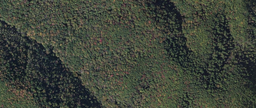
#> input picture code/CNN/Forest/F1.png, 256 x 108 px, shrunk from 1308 x 553 before the run; its folder holds only this picture in this run
$ jupyter execute --allow-errors CrossValidation_final_marjolein.ipynb   (shell and % lines are left out)   (Python 2 division)
#> lines starting #> are read from the running program, lines starting #| are printed output that depends on the picture
# Le-Net 1 based architecture

We start with 41X41 (I) after first convolution (9x9)we have 33X33 (L1). The next pooling layer reduces dimension with 3 to an output image of 11X11 with 4x4 pooling kernels (L2). Then we apply different types of convolution 4x4 kernels on the L2 layer resulting in 8x8 (L3) . Then followed by pooling 2X2 resulting in 4x4 output map (L4). So we have 16 connection for each element in layer L4 (which depend on the amount of different Covolutions in L3)

\begin{equation}
f(x)=\frac{1}{1+e^{-x}} \\
F_{k}= f( \sum_{i} \mathbf{W^{k}_{i} \cdot y_{i}}-b_{k})
\end{equation}

\begin{equation}
E=\sum_{k} \frac{1}{2}|t_k-F_{k}|^{2} \\
\Delta W_{ij}= - \eta \frac{dE}{d W_{ij}}
\end{equation}

\begin{equation}
\Delta W_{ij}= \sum_{k} - \eta \frac{dE}{d F_{k}} \frac{dF_{k}}{dx_{k}} \frac{dx_{k}}{dW_{ij}}=\sum_{k} \eta (t_{k}-F_{k})\frac{e^{-x_{k}}}{(1+e^{-x_{k}})^{2}} \frac{dx_{k}}{dW_{ij}} \\
= \eta (t_{k}-F_{k})\frac{e^{-x_{k}}}{(1+e^{-x_{k}})^{2}} y_{ij}
\end{equation}

\begin{equation}
\Delta b_{k}= - \eta \frac{dE}{d F_{k}} \frac{dF_{k}}{dx_{k}} \frac{dx_{k}}{b_{k}}=\eta (t_{k}-F_{k})\frac{e^{-x_{k}}}{(1+e^{-x_{k}})^{2}} \cdot-1
\end{equation}

Since $\frac{e^{-x_{k}}}{(1+e^{-x_{k}})^{2}}$ is always positive we can neglect this term in our programme

\begin{equation}
x_{k}=\sum_{ij} W^{k}[i,j] \; y^{4rb}[i,j] - b_{k}
\end{equation}

\begin{equation}
y^{4rb}[i,j]= \sum_{u,v} W^{3rb}[u,v] \; y^{3rb} [2i+u,2j+v]
\end{equation}

\begin{equation}
y^{3rb} [2i+u,2j+v]= f\left (x^{3rb}[2i+u,2j+v] \right)
\end{equation}

\begin{equation}
x^{3rb}[2i+u,2j+v]=\sum_{nm} W^{2rb}[n,m] \; y^{2rb}[n+(2i+u),m+(2j+v)] -b^{3rb}[2i+u,2j+v]
\end{equation}

\begin{equation}
\begin{split}
\Delta W^{2rb}[n,m] =\sum_{k} - \eta  \frac{dE}{dF_{k}}
\frac{dF_{k}}{dx_{k}}
\sum_{ij} \frac{dx_{k}}{dy^{4rb}[i,j]}
 \sum_{uv}\frac{dy^{4rb}[i,j]}{d y^{3rb} [2i+u,2j+v]}
\frac{d y^{3rb} [2i+u,2j+v]}{d x^{3rb}[2i+u,2j+v]}
\sum_{nm}\frac{d x^{3rb}[2i+u,2j+v]}{d W^{2rb}[n,m]}
\end{split}
\end{equation}

\begin{equation}
\begin{split}
\Delta b^{3rb}[2i+u,2j+v] =\sum_{k} - \eta  \frac{dE}{dF_{k}}
\frac{dF_{k}}{dx_{k}}
\sum_{ij} \frac{dx_{k}}{dy^{4rb}[i,j]}
 \sum_{uv}\frac{dy^{4rb}[i,j]}{d y^{3rb} [2i+u,2j+v]}
\frac{d y^{3rb} [2i+u,2j+v]}{d x^{3rb}[2i+u,2j+v]}
\frac{d x^{3rb}[2i+u,2j+v]}{d b^{3rb}[2i+u,2j+v]}
\end{split}
\end{equation}

\begin{equation}
    \frac{dx_{k}}{dy^{4rb}[i,j]} = W^{4rbk}[i,j]\\
\end{equation}

\begin{equation}
    \frac{dy^{4rb}[i,j]}{d y^{3rb} [2i+u,2j+v]} = W^{3rb}[u,v] \\
 \end{equation}


\begin{equation}
\frac{d y^{3rb} [2i+u,2j+v]}{d x^{3rb}[2i+u,2j+v]}=\frac{e^{-x^{3rb}[2i+u,2j+v]}}{(1+e^{-x^{3rb}[2i+u,2j+v]})^2}
\end{equation}
This term is first not included since it is always positive. If the training will not converge it might be possible to include this term

 \begin{equation}
    \frac{d y^{3rb} [2i+u,2j+v]}{d W^{2rb}[n,m]}= y^{2rb} [n+(2i+u),m+(2j+v)] \\
\end{equation}

\begin{equation}
\frac{d x^{3rb}[2i+u,2j+v]}{d b^{3rb}[2i+u,2j+v]}=-1
\end{equation}

[cell 1]
import matplotlib.pyplot as plt
import numpy as np
from numpy import linalg as lin
import scipy.signal as sig
from PIL import Image
import glob
import matplotlib.cm as cm
import itertools

[cell 2]
########### Load Input ############################################################################################################################
# In this script I used the brightness to determine structures, instead of one RGB color:
# this is determined by: 0.2126*R + 0.7152*G + 0.0722*B
# Source: https://en.wikipedia.org/wiki/Relative_luminance

patchSize=40 # patchsize this must be 48 since our network can only handle this value

# Open forest
Amount_data= len(glob.glob('Forest/F*'))
Patches_F=np.empty([1,patchSize,patchSize])
Patches_F_RGB=np.empty([1,patchSize,patchSize,3])
Patches_t=np.empty([3])

for k in range (0, Amount_data):
    name="Forest/F%d.png" % (k+1)
    img = Image.open(name)
#> img is the input picture: PIL image 256x108 RGB; mean R, G, B 63.1, 68.8, 58.1
    data=img.convert('RGB')
    data= np.asarray( data, dtype="int32" )
    data=0.2126*data[:,:,0]+0.7152*data[:,:,1]+0.0722*data[:,:,2]
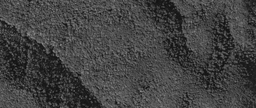
#> data: shape (108, 256) float64; min 13.23, max 143.7, mean 66.8
    data2=img.convert('RGB')
    data2= np.asarray( data2, dtype="int32" )

    Yamount=data.shape[0]/patchSize # Counts how many times the windowsize fits in the picture
    Xamount=data.shape[1]/patchSize # Counts how many times the windowsize fits in the picture

    # Create patches for structure
    data_t=np.array([[data[j*patchSize:(j+1)*patchSize,i*patchSize:(i+1)*patchSize] for i in range(0,Xamount)] for j in range(0,Yamount)])
    data_t=np.reshape(data_t, [data_t.shape[0]*data_t.shape[1], patchSize, patchSize])
    Patches_F=np.append(Patches_F,data_t,axis=0)
    #Create patches for colour
    data_t=np.array([[data2[j*patchSize:(j+1)*patchSize,i*patchSize:(i+1)*patchSize,:] for i in range(0,Xamount)] for j in range(0,Yamount)])
    data_t=np.reshape(data_t, [data_t.shape[0]*data_t.shape[1], patchSize, patchSize, 3])
    Patches_F_RGB=np.append(Patches_F_RGB, data_t,axis=0)
Patches_F=np.delete(Patches_F, 0,0)
Patches_F_RGB=np.delete(Patches_F_RGB, 0,0)

# Open city
Amount_data= len(glob.glob('City/C*'))
Patches_C=np.empty([1,patchSize,patchSize])
Patches_C_RGB=np.empty([1,patchSize,patchSize,3])
Patches_t=np.empty([3])

for k in range (0, Amount_data):
    name="City/C%d.png" % (k+1)
    img = Image.open(name)
    data=img.convert('RGB')
    data = np.asarray( data, dtype="int32" )
    data=0.2126*data[:,:,0]+0.7152*data[:,:,1]+0.0722*data[:,:,2]
    data2=img.convert('RGB')
    data2= np.asarray( data2, dtype="int32" )

    Yamount=data.shape[0]/patchSize # Counts how many times the windowsize fits in the picture
    Xamount=data.shape[1]/patchSize # Counts how many times the windowsize fits in the picture

    # Create patches for structure
    data_t=np.array([[data[j*patchSize:(j+1)*patchSize,i*patchSize:(i+1)*patchSize] for i in range(0,Xamount)] for j in range(0,Yamount)])
    data_t=np.reshape(data_t, [data_t.shape[0]*data_t.shape[1], patchSize, patchSize])
    Patches_C=np.append(Patches_C,data_t,axis=0)
    #Create patches for colour
    data_t=np.array([[data2[j*patchSize:(j+1)*patchSize,i*patchSize:(i+1)*patchSize,:] for i in range(0,Xamount)] for j in range(0,Yamount)])
    data_t=np.reshape(data_t, [data_t.shape[0]*data_t.shape[1], patchSize, patchSize, 3])
    Patches_C_RGB=np.append(Patches_C_RGB, data_t,axis=0)

Patches_C=np.delete(Patches_C, 0,0)
Patches_C_RGB=np.delete(Patches_C_RGB, 0,0)

# Open water
Amount_data= len(glob.glob('Water/W*'))
Patches_W=np.empty([1,patchSize,patchSize])
Patches_W_RGB=np.empty([1,patchSize,patchSize,3])
Patches_t=np.empty([3])

for k in range (0, Amount_data):
    name="Water/W%d.png" % (k+1)
    img = Image.open(name)
    data=img.convert('RGB')
    data = np.asarray( data, dtype="int32" )
    data=0.2126*data[:,:,0]+0.7152*data[:,:,1]+0.0722*data[:,:,2]

    data2 = img.convert('RGB')
    data2 = np.asarray( data2, dtype="int32" )

    Yamount=data.shape[0]/patchSize # Counts how many times the windowsize fits in the picture
    Xamount=data.shape[1]/patchSize # Counts how many times the windowsize fits in the picture

    # Create patches for structure
    data_t=np.array([[data[j*patchSize:(j+1)*patchSize,i*patchSize:(i+1)*patchSize] for i in range(0,Xamount)] for j in range(0,Yamount)])
    data_t=np.reshape(data_t, [data_t.shape[0]*data_t.shape[1], patchSize, patchSize])
    Patches_W=np.append(Patches_W,data_t,axis=0)
    #Create patches for colour
    data_t=np.array([[data2[j*patchSize:(j+1)*patchSize,i*patchSize:(i+1)*patchSize,:] for i in range(0,Xamount)] for j in range(0,Yamount)])
    data_t=np.reshape(data_t, [data_t.shape[0]*data_t.shape[1], patchSize, patchSize, 3])
    Patches_W_RGB=np.append(Patches_W_RGB, data_t,axis=0)

Patches_W=np.delete(Patches_W, 0,0)
Patches_W_RGB=np.delete(Patches_W_RGB, 0,0)

[cell 3]
########### Functions ############################################################################################################################

# Define Activitation functions, pooling and convolution functions (the rules)

def Sigmoid(x):
    return (1/(1+np.exp(-x)))

def Sigmoid_dx(x):
    return np.exp(-x)/((1+np.exp(-x))**2)

def TanH(x):
    return (1-np.exp(-x))/(1+np.exp(-x))


def Pool(I,W):
    PoolImg=np.zeros((len(I)/len(W),len(I)/len(W))) # W must fit an integer times into I.
    for i in range(0,len(PoolImg)):
        for j in range(0,len(PoolImg)):
            SelAr=I[i*len(W):(i+1)*len(W),j*len(W):(j+1)*len(W)]
            PoolImg[i,j]=np.inner(SelAr.flatten(),W.flatten()) # Now this is just an inner product since we have vectors
    return PoolImg

# To automatically make Gaussian kernels
# [11 lines left out: function makeGaussian, not called in this run]

# To automatically define pooling nodes
def Pool_node(N):
    s=(N,N)
    a=float(N)*float(N)
    return (1.0/a)*np.ones(s)

[cell 4]
#################### Define pooling layers ###########################################################################
P12=Pool_node(4)*(1.0/100.0) #factor 1000 added to lower values more
P34=Pool_node(1)*(1.0/10)

#################### Define Convolution layers #######################################################################

######### First C layer #########
C1=[]

## First Kernel

# Inspiration: http://en.wikipedia.org/wiki/Sobel_operator
# http://stackoverflow.com/questions/9567882/sobel-filter-kernel-of-large-size

Kernel=np.array([[4,3,2,1,0,-1,-2,-3,-4],
                 [5,4,3,2,0,-2,-3,-4,-5],
                 [6,5,4,3,0,-3,-4,-5,-6],
                 [7,6,5,4,0,-4,-5,-6,-7],
                 [8,7,6,5,0,-5,-6,-7,-8],
                 [7,6,5,4,0,-4,-5,-6,-7],
                 [6,5,4,3,0,-3,-4,-5,-6],
                 [5,4,3,2,0,-2,-3,-4,-5],
                 [4,3,2,1,0,-1,-2,-3,-4]])

C1.append(Kernel)

## Second Kernel
Kernel=np.matrix.transpose(Kernel)
C1.append(Kernel)


######### Initialize output weights and biases #########

# Define the number of branches in one row
N_branches= 3
ClassAmount=3 # Forest, City, Water
Size_C2=5
S_H3=((patchSize-C1[0].shape[0]+1)/P12.shape[1])-Size_C2+1
S_H4=S_H3/P34.shape[1]
C2INIT=np.random.rand(len(C1),N_branches, Size_C2, Size_C2) # second convolution weigths
WINIT=np.random.rand(ClassAmount, len(C1), N_branches, S_H3, S_H3) # end-weight from output to classifier-neurons
W2INIT=np.random.rand(3,3)

H3_bias=np.random.rand(len(C1),N_branches) # bias in activation function from C2 to H3
Output_bias=np.random.rand(ClassAmount) # bias on the three classes

#learning rates
n_bias=1*10**-2
n_W=1*10**-2
n_C2=1*10**-2
n_H3_bias=1*10**-2
#Labda=5*10**-3

#> (a cell that did not finish here is left out)

[cell 6]
N_plts=len(C1)
for i in range(0,N_plts):
    plt.subplot(4,3,i+1)
    plt.imshow(C1[i])
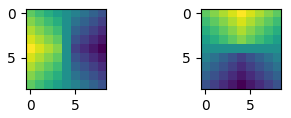
#> figure drawn by matplotlib, 2 panels

# For the extra information regarding the code in the following cell

a random patch is chosen in the following way: the program counts how many files and patches there are in total, then it permutes the sequence so that a random patch is chosen every iteration (forest, city, water). After selecting the number the file has to be found back.

[cell 7]
N_F=Patches_F.shape[0]
N_C=Patches_C.shape[0]
N_W=Patches_W.shape[0]

N_total=N_F+N_C+N_W
Sequence = np.arange(N_total)
Sequence = np.random.permutation(Sequence)

[cell 8]
##### TRAINING ON ALL DATA TO FIND FINAL WEIGHTS FOR IMPLEMENTATION #####
C2=np.copy(C2INIT)
W=np.copy(WINIT)
W2=np.copy(W2INIT)

Sample_iterations=0
n_W=10

for PP in range(0,N_total):
    SS=Sequence[PP]
    if SS<N_F:
        Class_label=np.array([1,0,0])
        inputPatch=Patches_F[SS]
        Int_RGB=np.mean(np.mean(Patches_F_RGB[SS,:,:,:], axis=0), axis=0)/255

    elif(SS>=N_F) and (SS<(N_F+N_C)):
        Class_label=np.array([0,1,0])
        inputPatch=Patches_C[SS-N_F]
        Int_RGB=np.mean(np.mean(Patches_C_RGB[SS-N_F,:,:,:], axis=0), axis=0)/255

    else:
        Class_label=np.array([0,0,1])
        inputPatch=Patches_W[SS-N_F-N_C]
        Int_RGB=np.mean(np.mean(Patches_W_RGB[SS-N_F-N_C,:,:,:], axis=0), axis=0)/255

        ### Layer 1 ###
    H1=[]
    H2=[]
    H3=np.zeros((len(C1), N_branches, S_H3,S_H3))
    H4=np.zeros((len(C1), N_branches, S_H4,S_H4))
    x=np.zeros(ClassAmount)
    f=np.zeros(ClassAmount)

    for r in range (0, len(C1)):
        H1.append(sig.convolve(inputPatch, C1[r], 'valid'))
        H2.append(Pool(H1[r], P12))
        for b in range(0,N_branches):
            H3[r][b]=Sigmoid(sig.convolve(H2[r], C2[r][b],'valid')-H3_bias[r][b])
            H4[r][b]=Pool(H3[r][b],P34)
        #Now we have 3x3x4x4 inputs, connected to the 3 output nodes
    y=np.append([H4.flatten()], [Int_RGB])
    for k in range(0,ClassAmount):
        W_t=np.append([W[k].flatten()], [W2[k]])
        x[k]=np.inner(y, W_t)
        f[k]=Sigmoid(x[k]-Output_bias[k])
        ###### Back-propagation #####
        # First learning the delta's

    e_k=f-Class_label
    delta_k=e_k*Sigmoid_dx(x)
    for k in range(0, ClassAmount):
        #update weights output layer
        W[k]=W[k]-n_W*delta_k[k]*H4
        W2[k]=W2[k]-n_W*delta_k[k]*Int_RGB

    Sample_iterations=Sample_iterations+1
    if Sample_iterations==5000:
        n_W=5
        print Sample_iterations
    if Sample_iterations==10000:
        n_W=1
        print Sample_iterations
    if Sample_iterations==15000:
        n_W=0.1
        print Sample_iterations
#> this loop made 12 passes
#> Int_RGB on passes 1 to 8: [0.209, 0.234, 0.203], [0.251, 0.277, 0.218], [0.225, 0.254, 0.211], [0.298, 0.312, 0.261], [0.278, 0.3, 0.244], [0.286, 0.305, 0.255], [0.23, 0.248, 0.21], [0.22, 0.246, 0.226]
#> pass 1, `inputPatch=Patches_F[SS]`:
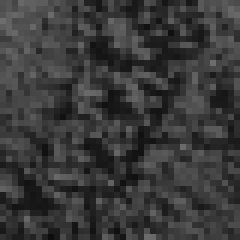
#> inputPatch: shape (40, 40) float64 (shown 6 times larger); min 13.87, max 109.4, mean 57.7
#> pass 2, `inputPatch=Patches_F[SS]`:
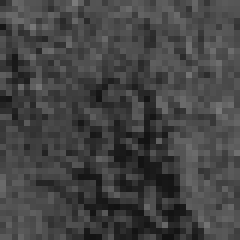
#> inputPatch: shape (40, 40) float64 (shown 6 times larger); min 17.87, max 123.3, mean 68.1
#> pass 3, `inputPatch=Patches_F[SS]`:
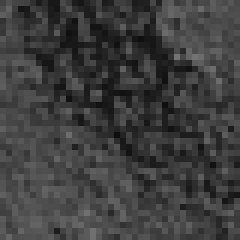
#> inputPatch: shape (40, 40) float64 (shown 6 times larger); min 14.88, max 114.8, mean 62.5
#> after the loop, Sample_iterations = 12; W2 = [[1.01, 0.743, 0.635], [-1.42, -1.52, -2.01], [-2.36, -2.46, -1.55]]
#> (the rest of the program and of its run is left out)
